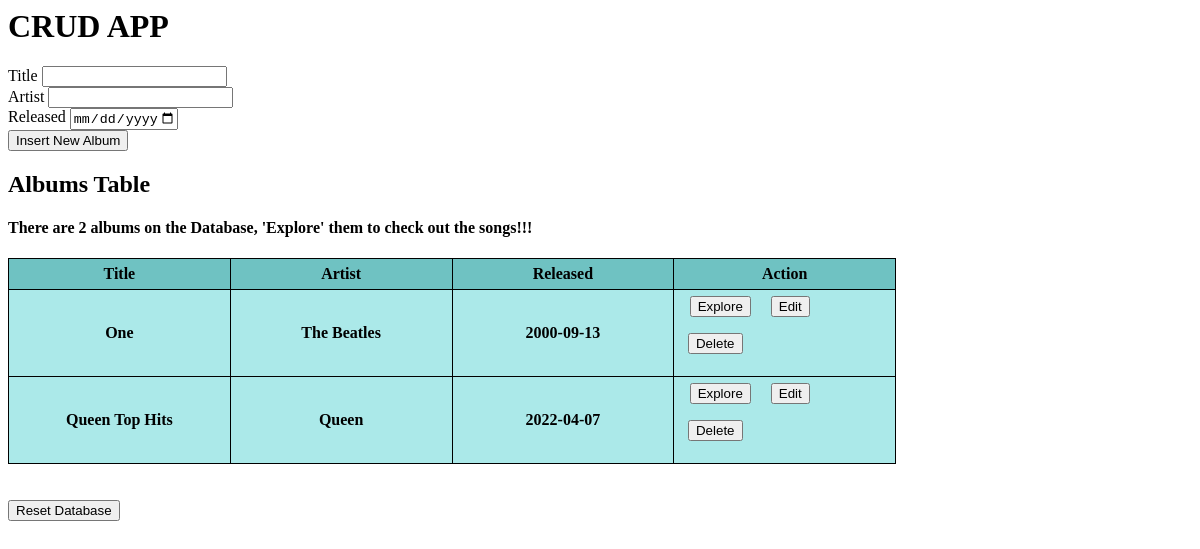
Before: / with the older database file.
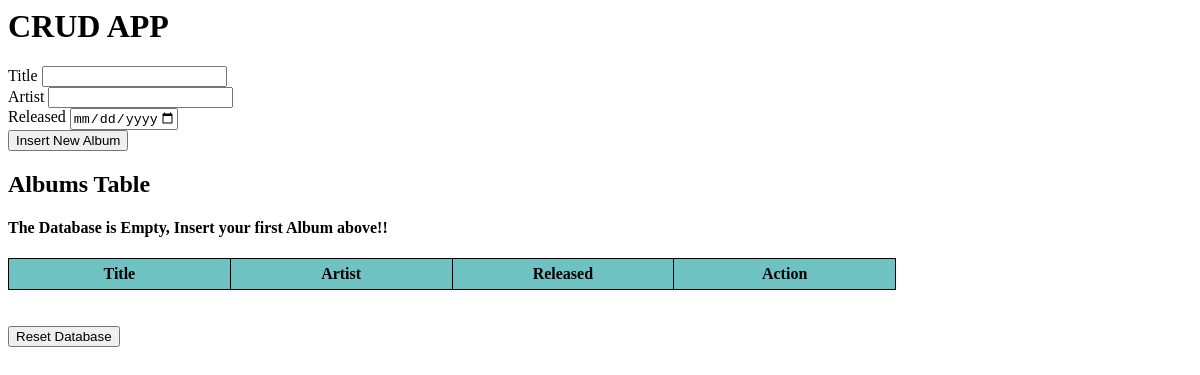
After: the same page with the newer database file.
### models.py (models this page shows, shortened)
class Albums(DB.Model):
    id = DB.Column(DB.Integer, primary_key = True, autoincrement=True)
    title = DB.Column(DB.String(30), nullable = False)
    artist = DB.Column(DB.String(30), nullable = False)
    released = DB.Column(DB.Date, nullable = False)

### app.py (the view)
@app.route('/')
def home():
    albums = Albums.query.all()
    albums_count = Albums.query.count()
    return render_template('home.html', Albums=albums, Albums_count=albums_count)

### templates/home.html (shortened to what this page needs)
<h1>CRUD APP</h1>
<form action="album_insert" method="post">
        <lable for="title">Title</lable>
        <input type="text" name="title" value="" required> <br>
        <lable for="artist">Artist</lable>
        <input type="text" name="artist" value="" required> <br>
        <label for="released">Released</label>
        <input type="date" name="released" value="" min="1900-01-01" max="2025-01-01" required> <br>
        <input type="submit" value="Insert New Album">
</form>
<html>
<body>
<h2>Albums Table</h2>
<h4>{% if Albums_count == 0 %}
    The Database is Empty, Insert your first Album above!!
    {% elif Albums_count == 1 %}
    There is only 1 Album on the Database, try adding some more!!
    {% else %}
    There are {{Albums_count}} albums on the Database, 'Explore' them to check out the songs!!!
    {% endif %}</h4>
<table style="width:75%">
  <tr>
    <th>Title</th>
    <th>Artist</th>
    <th>Released</th>
    <th>Action</th>
  </tr>
  <tr>
    {% for album in Albums %}
  <tr>
    <th> {{ album.title }}</th>
    <th> {{ album.artist }}</th>
    <th> {{ album.released }}</th>
    <th>
      <div style="float: left; width: 80">
        <form action="tracks" method="post">
          <input type="submit" value="Explore">
        </form>
      </div>
      <div style="float: left; width: 60" >
        <form action="edit_album" method="post">
          <input type="submit" value="Edit">
        </form>
      </div>
      <div style="float: left; width: 70">
        <form action="album_delete" method="post">
          <input type="submit" value="Delete">
        </form>
      </div>
    </th>
  </tr>
    {% endfor %}
</table>
<br>
<br>
<form action="reset" method="post">
  <input type="submit" value="Reset Database">
</form>
</body>
</html>

### templates/home.html (style rules this page uses)
table, th, td { border: 1px solid black; border-collapse: collapse; width: 100%; table-layout:fixed; padding: 6px; }
tr { background-color: #abe9e9; }
tr:first-child { background-color: #6fc2c2; }

Changed rows visible on the page:
removed Albums: title "One", artist "The Beatles", released "2000-09-13"
removed Albums: title "Queen Top Hits", artist "Queen", released "2022-04-07"
Other visible differences:
{{ Albums_count }}: "2" → (not shown)
text no longer shown: "There are albums on the Database, 'Explore' them to check out the songs!!!"
text now shown: "The Database is Empty, Insert your first Album above!!"
